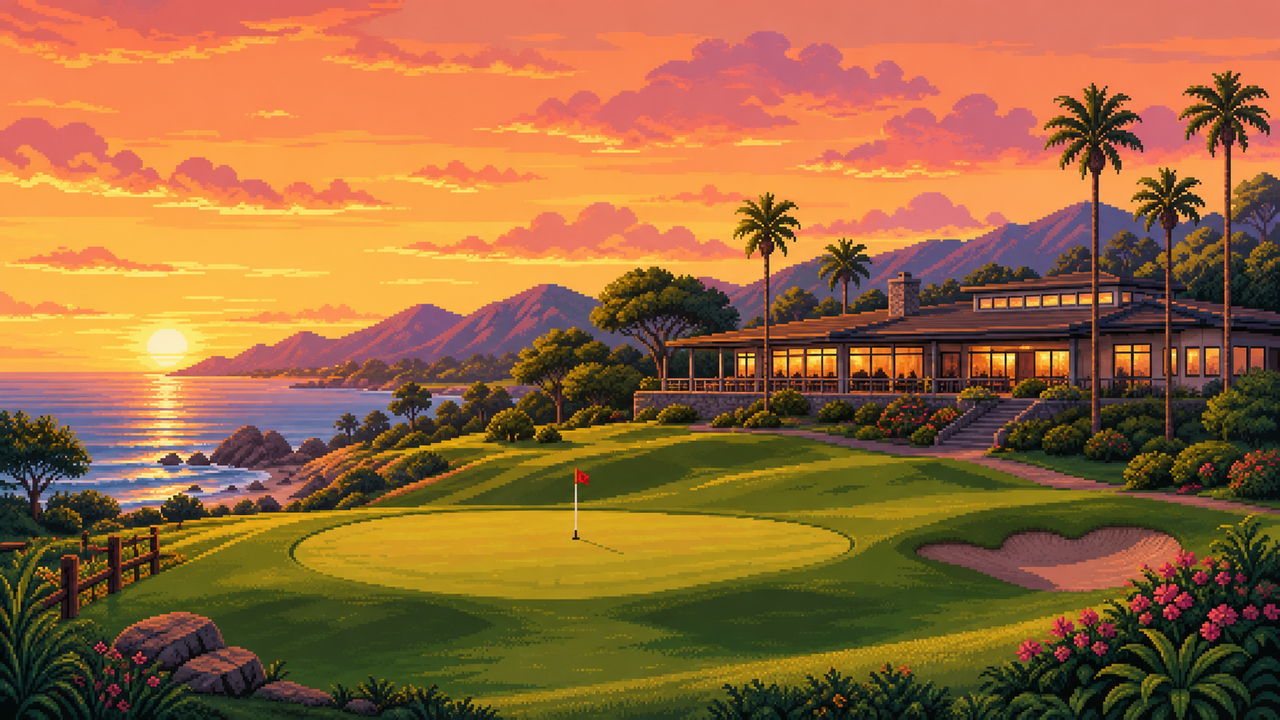
#> input picture assets/ui/backdrops/clubhouse_sunset.png, 1280 x 720 px
$ python -i generate.py   (imports and definitions only)
#> lines starting #> are read from the running program, lines starting #| are printed output that depends on the picture
### tools/building_art/render.py
#!/usr/bin/env python3
"""A small orthographic 3D renderer that bakes Golf Tycoon's building sprites.

The game is 2D and draws one pixel sprite per facility, upgrade tier and view
rotation.  The art itself is built as a real 3D model: boxes, prisms, roofs,
cylinders, spheres and lathed props standing on the course's grid.  This module
renders those models through the game's own 2:1 isometric projection, with a
z-buffer, sun and fill lighting, per-vertex ambient occlusion, translucent
decals, water and shadows, then downsamples the result to crisp pixel art.

One model pixel is one world pixel, matching ``CourseArchitecture``: a tile is
64 x 32 world pixels, grid ``x`` runs across the footprint, ``y`` down it and
``z`` up.  ``render()`` returns the image and the rectangle it covers in the
local draw space of a ``Building`` node, so the sprite lands on exactly the
tiles the building occupies at every rotation.

The renderer is deliberately dependency-light: NumPy for the buffered maths and
Pillow for the PNGs and procedural decals.
"""

from __future__ import annotations

import math
from dataclasses import dataclass, field

import numpy as np
from PIL import Image, ImageDraw

# ---------------------------------------------------------------------------
# projection constants (must match CourseArchitecture)
# ---------------------------------------------------------------------------

TILE_W = 64.0
TILE_H = 32.0
HALF_W = TILE_W * 0.5
HALF_H = TILE_H * 0.5

#: Source-art pixels per world pixel.  Since the game now ships one sprite per
#: 15-degree view step, the committed art is baked 1:1 and the game draws it at
#: its native size.  ``--scale`` raises this for the optional high-resolution
#: art pack, whose PNGs use the old 2.5 px/world-pixel density.
OUTPUT_SCALE = 1.0
#: View steps around a full turn: 24 at 15 degrees, so a sprite exists for
#: every angle a building can face.
FACING_COUNT = 24
#: Sub-samples per source pixel, averaged down for clean pixel-art edges.
SUPERSAMPLE = 2


# [48 lines left out: functions rotate_uv, project, grid_origin_offset, footprint_corners, not called in this run]


# ---------------------------------------------------------------------------
# colour
# ---------------------------------------------------------------------------

def C(value: str, alpha: float = 1.0) -> np.ndarray:
    """Hex colour to a float RGB(A) vector."""
    value = value.lstrip("#")
    rgb = np.array([int(value[i:i + 2], 16) / 255.0 for i in (0, 2, 4)],
                   dtype=np.float32)
    if alpha >= 1.0:
        return rgb
    return np.array([rgb[0], rgb[1], rgb[2], alpha], dtype=np.float32)


INK = C("241d29")
CREAM = C("f4e7c6")
CREAM_DARK = C("d9c69c")
STONE = C("cfc3a1")
STONE_DARK = C("9d9478")
STONE_LIGHT = C("e5dcc0")
SLATE = C("68717f")
SLATE_DARK = C("4c5561")
WOOD = C("9a6238")
WOOD_LIGHT = C("c08850")
WOOD_DARK = C("5c3820")
GLASS = C("79b9d6")
GLASS_LIGHT = C("c4edf7")
GLASS_DARK = C("3f7d9e")
ROOF_RED = C("bb5b42")
ROOF_RED_DARK = C("8f3f2f")
ROOF_BROWN = C("87503a")
ROOF_BROWN_DARK = C("613426")
ROOF_GREEN = C("4e7456")
ROOF_GREEN_DARK = C("36543d")
ROOF_SLATE = C("5e6977")
ROOF_SLATE_DARK = C("414b57")
GOLD = C("efc04f")
GOLD_DARK = C("b3842e")
WATER = C("51a8d8")
WATER_DEEP = C("2f7bae")
WATER_LIGHT = C("9adcf2")
SAND = C("e6d39a")
GRASS = C("77ab58")
GRASS_LIGHT = C("95c96c")
GREEN_TURF = C("7fd070")
BUNKER = C("eadcb0")
TARMAC = C("555b62")
TARMAC_LIGHT = C("686f77")
WHITE = C("f7f4e7")
RED = C("cf4f3c")
BLUE = C("4d7dc2")
PINK = C("e092ad")
YELLOW = C("f0d463")
LAMP = C("ffe49a")
NEON_PINK = C("ff5fa2")
NEON_CYAN = C("5ff0ff")
MAROON = C("71323d")
MAROON_DARK = C("4e2028")
LEAF = C("4c8a45")
LEAF_DARK = C("35673a")
LEAF_LIGHT = C("6dab55")
HAY = C("d9b95c")


# ---------------------------------------------------------------------------
# materials
# ---------------------------------------------------------------------------

@dataclass(frozen=True)
class Material:
    """A surface: base colour, optional procedural pattern or decal texture."""
    color: np.ndarray
    pattern: str = "flat"
    color2: np.ndarray | None = None
    texture: np.ndarray | None = None
    alpha: float = 1.0
    unlit: bool = False
    specular: float = 0.0
    emissive: float = 0.0
    label: str = ""


def mat(color, pattern: str = "flat", color2=None, **kwargs) -> Material:
    if isinstance(color, Material):
        color = color.color
    if color2 is not None and isinstance(color2, Material):
        color2 = color2.color
    if not isinstance(color, np.ndarray):
        color = C(color)
    if color2 is not None and not isinstance(color2, np.ndarray):
        color2 = C(color2)
    return Material(color=color, pattern=pattern, color2=color2, **kwargs)


# Common materials, shared by every facility so the course keeps one palette.
PLASTER = mat(CREAM, "plank")
PLASTER_PALE = mat(C("efe2c2"), "plank")
PLASTER_WARM = mat(C("e6d1a7"), "stone")
STONE_WALL = mat(STONE, "stone")
STONE_WALL_DARK = mat(STONE_DARK, "stone")
BRICK = mat(C("b9866c"), "brick")
TIMBER = mat(WOOD, "plank")
TIMBER_LIGHT = mat(WOOD_LIGHT, "plank")
TIMBER_DARK = mat(WOOD_DARK, "plank")
PLANK_WHITE = mat(C("e9dfc7"), "plank")
ROOF_RED_MAT = mat(ROOF_RED, "shingle")
ROOF_BROWN_MAT = mat(ROOF_BROWN, "shingle")
ROOF_GREEN_MAT = mat(ROOF_GREEN, "shingle")
ROOF_SLATE_MAT = mat(ROOF_SLATE, "slate")
THATCH = mat(C("c9a45e"), "thatch")
PAVE = mat(C("d7c9a2"), "flagstone")
PAVE_DARK = mat(C("b6a882"), "flagstone")
KERB = mat(C("c2b58f"))
GRAVEL = mat(C("c4b795"), "gravel")
ASPHALT = mat(TARMAC, "asphalt")
ASPHALT_LIGHT = mat(TARMAC_LIGHT, "asphalt")
GRASS_MAT = mat(GRASS, "grass")
GRASS_LIGHT_MAT = mat(GRASS_LIGHT, "grass")
GREEN_MAT = mat(GREEN_TURF, "grass")
BUNKER_MAT = mat(BUNKER, "sand")
SAND_MAT = mat(SAND, "sand")
HEDGE = mat(LEAF, "hedge")
HEDGE_DARK = mat(LEAF_DARK, "hedge")
HEDGE_LIGHT = mat(LEAF_LIGHT, "hedge")
GLASS_MAT = mat(GLASS, "glass", specular=0.55)
GLASS_DARK_MAT = mat(GLASS_DARK, "glass", specular=0.4)
WINDOW_MAT = mat(GLASS, "glass", specular=0.5, unlit=False)
WATER_MAT = mat(WATER, "water", specular=0.4, alpha=0.82)
WATER_DEEP_MAT = mat(WATER_DEEP, "water", specular=0.35, alpha=0.9)
GOLD_MAT = mat(GOLD, "flat", specular=0.3)
GOLD_DARK_MAT = mat(GOLD_DARK)
WHITE_MAT = mat(WHITE)
CREAM_MAT = mat(CREAM)
STONE_MAT = mat(STONE)
STONE_DARK_MAT = mat(STONE_DARK)
SLATE_MAT = mat(SLATE)
SLATE_DARK_MAT = mat(SLATE_DARK)
WOOD_MAT = mat(WOOD, "plank")
WOOD_LIGHT_MAT = mat(WOOD_LIGHT, "plank")
WOOD_DARK_MAT = mat(WOOD_DARK, "plank")
RED_MAT = mat(RED)
BLUE_MAT = mat(BLUE)
PINK_MAT = mat(PINK)
YELLOW_MAT = mat(YELLOW)
LAMP_MAT = mat(LAMP, unlit=True, emissive=0.35)
HAY_MAT = mat(HAY, "thatch")
INK_MAT = mat(INK)
SHADOW_MAT = mat(C("2f3d28"), alpha=0.34, unlit=True)
SHADOW_SOFT = mat(C("34432b"), alpha=0.17, unlit=True)
SMOKE = mat(C("e8e6df"), alpha=0.20, unlit=True)
STEAM = mat(C("f2f7f5"), alpha=0.26, unlit=True)
ROPE = mat(C("d8c9a6"))


# ---------------------------------------------------------------------------
# procedural patterns (coordinates in world pixels)
# ---------------------------------------------------------------------------

def _hash01(ix: np.ndarray, iy: np.ndarray) -> np.ndarray:
    n = (ix.astype(np.int64) * 73856093) ^ (iy.astype(np.int64) * 19349663)
    return ((n & 0xFFFF).astype(np.float32) / 65535.0)


def _mix(a: np.ndarray, b: np.ndarray, t):
    return a + (b - a) * t


def _rgb_array(color: np.ndarray, n: int):
    return np.broadcast_to(color.reshape(1, 3), (n, 3))


# [220 lines left out: function pattern_rgb, not called in this run]


# ---------------------------------------------------------------------------
# lighting
# ---------------------------------------------------------------------------

#: Sun from the warm +x / -y side, high over the course.
SUN = np.array([0.60, -0.36, 0.72], dtype=np.float32)
SUN = SUN / np.linalg.norm(SUN)
#: Cool bounce light from the opposite side, so shaded walls stay readable.
FILL = np.array([-0.42, 0.55, 0.38], dtype=np.float32)
FILL = FILL / np.linalg.norm(FILL)
#: Direction of increasing camera depth (towards the viewer) in world pixels.
VIEW = np.array([1.0, 2.0, 2.0], dtype=np.float32)
VIEW = VIEW / np.linalg.norm(VIEW)

#: Quantised sun exposure keeps the flat pixel-art look.
SHADE_LEVELS = np.array(
    [0.44, 0.52, 0.60, 0.68, 0.76, 0.84, 0.92, 1.00, 1.08, 1.16, 1.24],
    dtype=np.float32)


# [18 lines left out: functions shade_factor, specular_factor, not called in this run]


# ---------------------------------------------------------------------------
# geometry
# ---------------------------------------------------------------------------

@dataclass
class Tri:
    p: tuple
    uv: tuple
    ao: tuple
    normal: np.ndarray
    material: Material
    group: int
    bias: float = 0.0


class Model:
    """A building model in world-pixel space: x across, y down, z up."""

    # [6 lines left out: function __init__, not called in this run]

    # -- bookkeeping ------------------------------------------------------
    def group(self) -> int:
        self._group += 1
        return self._group

    # [52 lines left out: functions _normal, tri, quad, decal, auto_uv, not called in this run]


# ---------------------------------------------------------------------------
# procedural decal textures
# ---------------------------------------------------------------------------

_FONT = {
    "A": ("010", "101", "111", "101", "101"), "B": ("110", "101", "110", "101", "110"),
    "C": ("011", "100", "100", "100", "011"), "D": ("110", "101", "101", "101", "110"),
    "E": ("111", "100", "110", "100", "111"), "F": ("111", "100", "110", "100", "100"),
    "G": ("011", "100", "101", "101", "011"), "H": ("101", "101", "111", "101", "101"),
    "I": ("111", "010", "010", "010", "111"), "J": ("001", "001", "001", "101", "010"),
    "K": ("101", "101", "110", "101", "101"), "L": ("100", "100", "100", "100", "111"),
    "M": ("101", "111", "111", "101", "101"), "N": ("101", "111", "111", "111", "101"),
    "O": ("010", "101", "101", "101", "010"), "P": ("110", "101", "110", "100", "100"),
    "Q": ("010", "101", "101", "110", "011"), "R": ("110", "101", "110", "101", "101"),
    "S": ("011", "100", "010", "001", "110"), "T": ("111", "010", "010", "010", "010"),
    "U": ("101", "101", "101", "101", "111"), "V": ("101", "101", "101", "101", "010"),
    "W": ("101", "101", "111", "111", "101"), "X": ("101", "101", "010", "101", "101"),
    "Y": ("101", "101", "010", "010", "010"), "Z": ("111", "001", "010", "100", "111"),
    "0": ("111", "101", "101", "101", "111"), "1": ("010", "110", "010", "010", "111"),
    "2": ("110", "001", "010", "100", "111"), "3": ("110", "001", "010", "001", "110"),
    "4": ("101", "101", "111", "001", "001"), "5": ("111", "100", "110", "001", "110"),
    "6": ("011", "100", "111", "101", "111"), "7": ("111", "001", "010", "010", "010"),
    "8": ("111", "101", "111", "101", "111"), "9": ("111", "101", "111", "001", "110"),
    " ": ("000", "000", "000", "000", "000"), ".": ("000", "000", "000", "000", "010"),
    "-": ("000", "000", "111", "000", "000"), "&": ("010", "101", "010", "101", "011"),
    "": ("000", "000", "000", "000", "000"),
}


def _to_array(image: Image.Image) -> np.ndarray:
    arr = np.asarray(image.convert("RGBA"), dtype=np.float32) / 255.0
    return arr


# [432 lines left out: functions text_texture, simple_texture, _rgb255, window_texture, door_texture, clock_texture and 7 more, not called in this run]

### tools/tree_art/generate.py
#!/usr/bin/env python3
"""Generate Golf Tycoon's 3D-baked pixel-art tree sprites.

Run from the repository root:

    python3 tools/tree_art/generate.py            # write every sprite
    python3 tools/tree_art/generate.py --preview  # also draw contact sheets
    python3 tools/tree_art/generate.py --only oak,pine --preview
    python3 tools/tree_art/generate.py --check    # fail if the art is stale

Every species is a real 3D model (see ``trees.py``), rendered through the
building art's 2:1 isometric pipeline (``tools/building_art/render.py``) - the
same projection, sun, quantised shading and pixel-art outlines the facility
sprites are baked with.  One PNG per species and view variant is written to
``assets/sprites/trees/`` as ``<species>_<variant>.png``, matching the files
``TreeOverlay`` loads.

Each variant is its own seeded drawing of the species, not a rotation of one
model: a woodland tile wears one variant for the life of the course
(``TreeOverlay.facing_at()``), so the four drawings are alternatives shown side
by side in one wood and they share one sun direction.  Every sprite is cropped
so the trunk's ground point sits at the bottom-centre of its canvas, which is
what the layout anchors assume.

``layout.json`` is written next to the PNGs and records, per species, the draw
scale (``1 / --scale``) under the normalized ground anchor the renderer
guarantees (``ground_x_ratio`` 0.5, ``ground_y_ratio`` 1.0).  The game then
positions each texture from its own canvas size, so variants may differ in
dimensions without a code edit.

After rendering, the set is checked against the invariants the game's tests
rely on: every species has four distinct, individually-sized variants (the
oak's included), and each canvas carries its ground point.

The generator is offline and is not part of the game build.  The PNGs and the
layout are committed, so the game and the tests need only Godot.

Dependencies: Pillow and NumPy (``pip install -r tools/tree_art/requirements.txt``).
"""

from __future__ import annotations

import argparse
import json
import math
import os
import random
import sys

sys.path.insert(0, os.path.dirname(os.path.abspath(__file__)))
sys.path.insert(0, os.path.join(
    os.path.dirname(os.path.dirname(os.path.dirname(os.path.abspath(__file__)))),
    "tools", "building_art"))

from PIL import Image, ImageDraw  # noqa: E402

from render import (  # noqa: E402  (building_art on the path)
    OUTPUT_SCALE, Model, grid_origin_offset, project, render,
)
from trees import TREES, VARIANT_COUNT, TreeBuilder, variant_seed  # noqa: E402

ROOT = os.path.dirname(os.path.dirname(os.path.dirname(os.path.abspath(__file__))))
OUT_DIR = os.path.join(ROOT, "assets", "sprites", "trees")
PREVIEW_DIR = os.path.join(ROOT, "tmp_preview")
LAYOUT_FILE = "layout.json"

#: The footprint every tree stands on: one tile, trunk at its centre.
TILES_X, TILES_Y = 1, 1
BASE_X, BASE_Y, BASE_Z = 32.0, 16.0, 0.0


# ---------------------------------------------------------------------------
# rendering
# ---------------------------------------------------------------------------

# [52 lines left out: functions build_model, ground_point, anchor_to_ground, render_one, not called in this run]


def file_name(species: str, variant: int) -> str:
    return f"{species}_{variant}.png"


# [47 lines left out: functions layout_text, validate, not called in this run]


# ---------------------------------------------------------------------------
# previews
# ---------------------------------------------------------------------------

def _tile_diamond(draw, cx, cy, w, h, fill):
    draw.polygon([(cx, cy - h / 2), (cx + w / 2, cy),
                  (cx, cy + h / 2), (cx - w / 2, cy)], fill=fill)


def draw_preview(images: dict[tuple[str, int], Image.Image]) -> None:
    os.makedirs(PREVIEW_DIR, exist_ok=True)
    # One contact sheet: a row per species, its four variants along it.
    cell_w, cell_h, scale = 190, 180, 2
    rows = len(TREES)
    sheet = Image.new("RGBA", (cell_w * VARIANT_COUNT, cell_h * rows),
                      (70, 107, 52, 255))
    draw = ImageDraw.Draw(sheet)
    for row, species in enumerate(TREES):
        for col in range(VARIANT_COUNT):
            view = images[(species, col)]
            enlarged = view.resize((view.width * scale, view.height * scale),
                                   Image.NEAREST)
            sheet.alpha_composite(enlarged, (
                col * cell_w + (cell_w - enlarged.width) // 2,
                row * cell_h + (cell_h - 24 - enlarged.height) // 2 + 12))
        draw.text((8, row * cell_h + 6), species, fill=(240, 240, 220))
    sheet.convert("RGB").save(os.path.join(PREVIEW_DIR, "trees_sheet.png"))

    # Each variant standing on its tile, the way the course draws it: the
    # sprite's bottom-centre planted on the tile's centre.
    cell_w, cell_h, scale = 240, 190, 2
    cols = 3
    rows = (len(TREES) + cols - 1) // cols
    scene = Image.new("RGBA", (cell_w * cols, cell_h * rows), (60, 96, 52, 255))
    draw = ImageDraw.Draw(scene)
    for index, species in enumerate(TREES):
        cx = (index % cols) * cell_w + cell_w // 2
        cy = (index // cols) * cell_h + cell_h - 36
        _tile_diamond(draw, cx, cy, 128, 64, (77, 115, 64, 255))
        view = images[(species, index % VARIANT_COUNT)]
        enlarged = view.resize((view.width * scale, view.height * scale),
                               Image.NEAREST)
        scene.alpha_composite(enlarged,
                              (cx - enlarged.width // 2, cy - enlarged.height))
        draw.text((cx - 20, cy + 22), species, fill=(240, 240, 220))
    scene.convert("RGB").save(os.path.join(PREVIEW_DIR, "trees_on_course.png"))


# ---------------------------------------------------------------------------
# entry point
# ---------------------------------------------------------------------------

# [115 lines left out: functions generate, check, main, not called in this run]


# [2 lines not run here, left out]

>>> import cv2
>>> picture = cv2.imread('../../assets/ui/backdrops/clubhouse_sunset.png', cv2.IMREAD_GRAYSCALE)
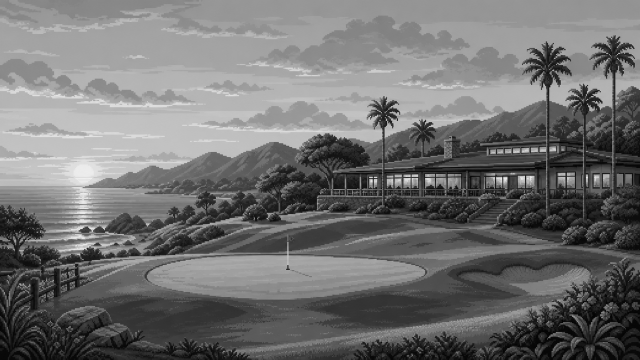
#> picture: shape (720, 1280) (shown at 1/2 size); min 0, max 250, mean 112.4
>>> result = draw_preview(picture)
#> in draw_preview, `sheet = Image.new("RGBA", (cell_w * VARIANT_COUNT, cell_h * rows), (70..`:
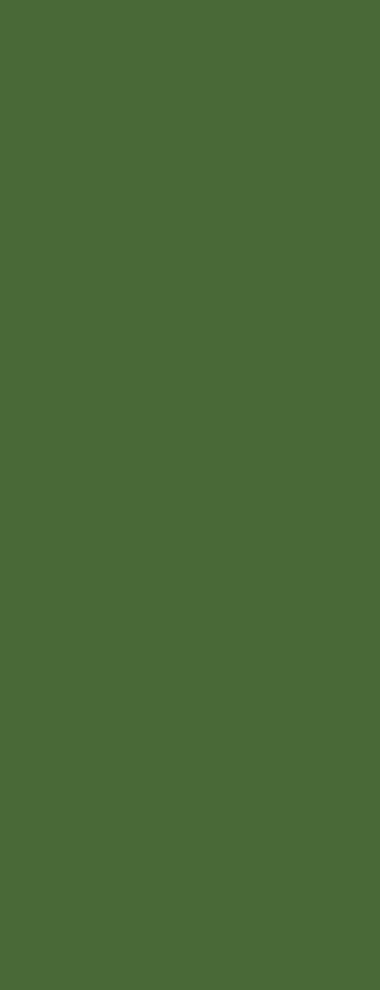
#> sheet: PIL image 760x1980 RGBA (shown at 1/2 size); mean R, G, B, A 70, 107, 52, 255
#> (the run stopped early here; a loop or call above may not have finished)

$ run again, on assets/ui/backdrops/winter_course.png
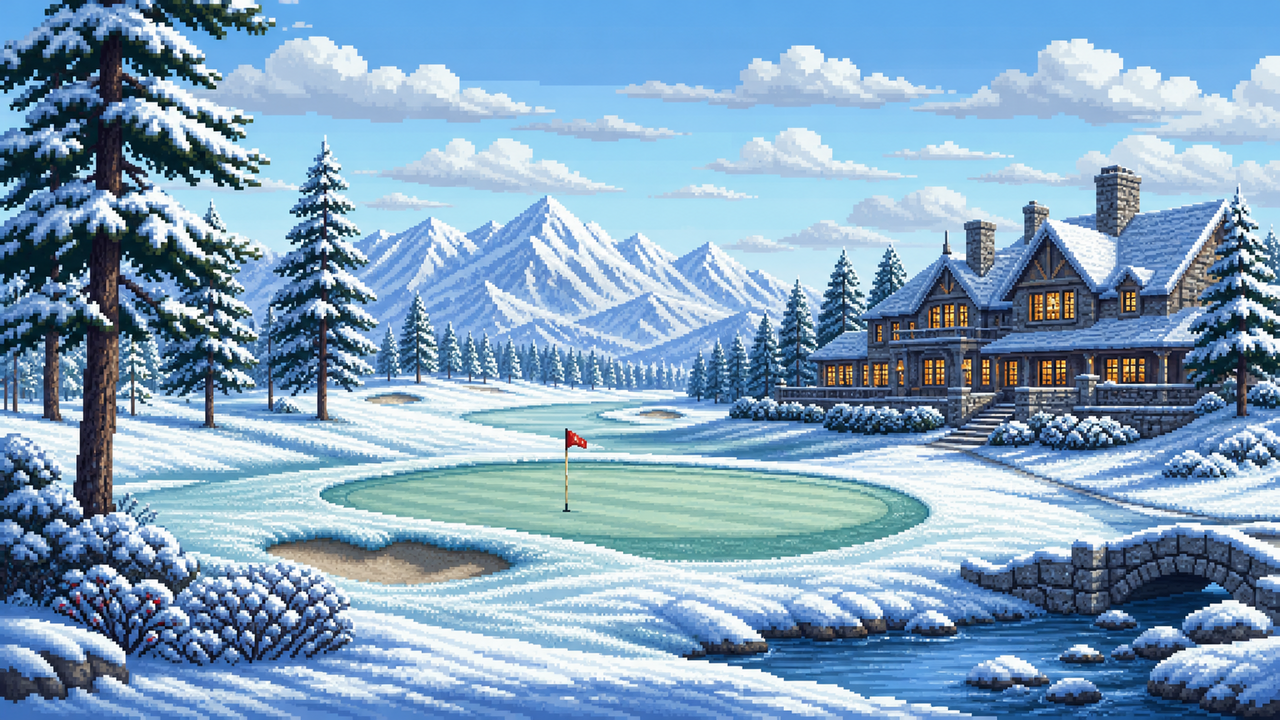
#> input picture assets/ui/backdrops/winter_course.png, 1280 x 720 px
#> `picture = cv2.imread('../../assets/ui/backdrops/clubhouse_sunset.png',..`:
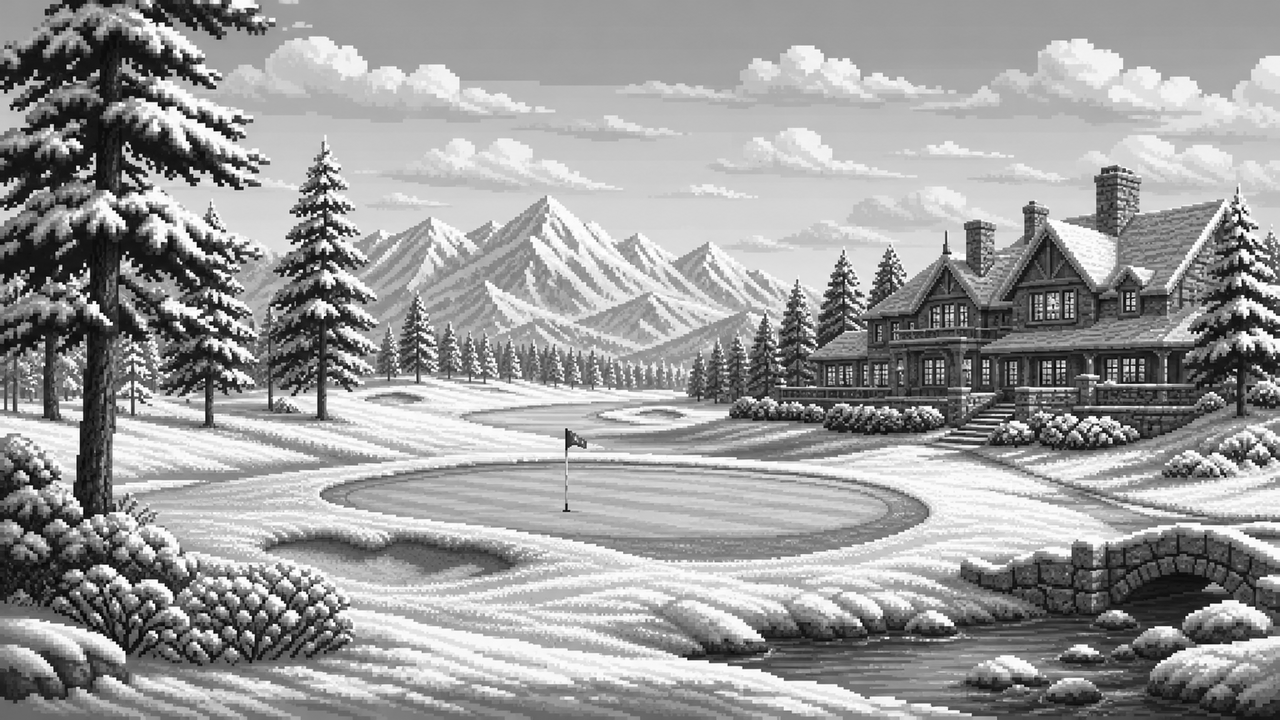
#> picture: shape (720, 1280); min 0, max 255, mean 155.6
